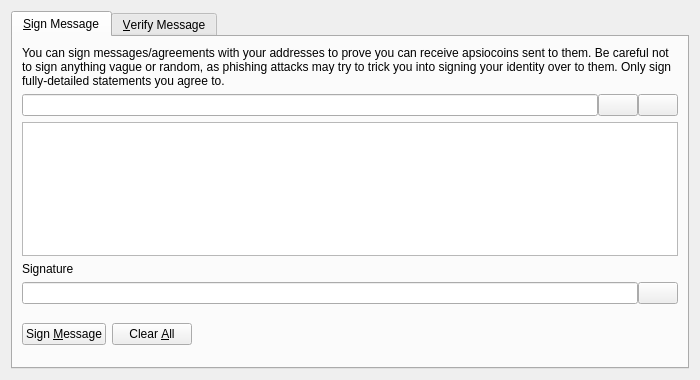
<?xml version="1.0" encoding="UTF-8"?>
<ui version="4.0">
 <class>SignVerifyMessageDialog</class>
 <widget class="QDialog" name="SignVerifyMessageDialog">
  <property name="geometry">
   <rect>
    <x>0</x>
    <y>0</y>
    <width>700</width>
    <height>380</height>
   </rect>
  </property>
  <property name="windowTitle">
   <string>Signatures - Sign / Verify a Message</string>
  </property>
  <property name="modal">
   <bool>true</bool>
  </property>
  <layout class="QVBoxLayout" name="verticalLayout">
   <item>
    <widget class="QTabWidget" name="tabWidget">
     <property name="currentIndex">
      <number>0</number>
     </property>
     <widget class="QWidget" name="tabSignMessage">
      <attribute name="title">
       <string>&amp;Sign Message</string>
      </attribute>
      <layout class="QVBoxLayout" name="verticalLayout_SM">
       <item>
        <widget class="QLabel" name="infoLabel_SM">
         <property name="text">
          <string>You can sign messages/agreements with your addresses to prove you can receive apsiocoins sent to them. Be careful not to sign anything vague or random, as phishing attacks may try to trick you into signing your identity over to them. Only sign fully-detailed statements you agree to.</string>
         </property>
         <property name="textFormat">
          <enum>Qt::PlainText</enum>
         </property>
         <property name="wordWrap">
          <bool>true</bool>
         </property>
        </widget>
       </item>
       <item>
        <layout class="QHBoxLayout" name="horizontalLayout_1_SM">
         <property name="spacing">
          <number>0</number>
         </property>
         <item>
          <widget class="QValidatedLineEdit" name="addressIn_SM">
           <property name="toolTip">
            <string>The Apsiocoin address to sign the message with</string>
           </property>
          </widget>
         </item>
         <item>
          <widget class="QPushButton" name="addressBookButton_SM">
           <property name="toolTip">
            <string>Choose previously used address</string>
           </property>
           <property name="text">
            <string/>
           </property>
           <property name="icon">
            <iconset resource="../bitcoin.qrc">
             <normaloff>:/icons/address-book</normaloff>:/icons/address-book</iconset>
           </property>
           <property name="shortcut">
            <string>Alt+A</string>
           </property>
           <property name="autoDefault">
            <bool>false</bool>
           </property>
          </widget>
         </item>
         <item>
          <widget class="QPushButton" name="pasteButton_SM">
           <property name="toolTip">
            <string>Paste address from clipboard</string>
           </property>
           <property name="text">
            <string/>
           </property>
           <property name="icon">
            <iconset resource="../bitcoin.qrc">
             <normaloff>:/icons/editpaste</normaloff>:/icons/editpaste</iconset>
           </property>
           <property name="shortcut">
            <string>Alt+P</string>
           </property>
           <property name="autoDefault">
            <bool>false</bool>
           </property>
          </widget>
         </item>
        </layout>
       </item>
       <item>
        <widget class="QPlainTextEdit" name="messageIn_SM">
         <property name="toolTip">
          <string>Enter the message you want to sign here</string>
         </property>
        </widget>
       </item>
       <item>
        <widget class="QLabel" name="signatureLabel_SM">
         <property name="text">
          <string>Signature</string>
         </property>
         <property name="textFormat">
          <enum>Qt::PlainText</enum>
         </property>
        </widget>
       </item>
       <item>
        <layout class="QHBoxLayout" name="horizontalLayout_2_SM">
         <property name="spacing">
          <number>0</number>
         </property>
         <item>
          <widget class="QLineEdit" name="signatureOut_SM">
           <property name="font">
            <font>
             <italic>true</italic>
            </font>
           </property>
           <property name="readOnly">
            <bool>true</bool>
           </property>
          </widget>
         </item>
         <item>
          <widget class="QPushButton" name="copySignatureButton_SM">
           <property name="toolTip">
            <string>Copy the current signature to the system clipboard</string>
           </property>
           <property name="text">
            <string/>
           </property>
           <property name="icon">
            <iconset resource="../bitcoin.qrc">
             <normaloff>:/icons/editcopy</normaloff>:/icons/editcopy</iconset>
           </property>
           <property name="autoDefault">
            <bool>false</bool>
           </property>
          </widget>
         </item>
        </layout>
       </item>
       <item>
        <layout class="QHBoxLayout" name="horizontalLayout_3_SM">
         <item>
          <widget class="QPushButton" name="signMessageButton_SM">
           <property name="toolTip">
            <string>Sign the message to prove you own this Apsiocoin address</string>
           </property>
           <property name="text">
            <string>Sign &amp;Message</string>
           </property>
           <property name="icon">
            <iconset resource="../bitcoin.qrc">
             <normaloff>:/icons/edit</normaloff>:/icons/edit</iconset>
           </property>
           <property name="autoDefault">
            <bool>false</bool>
           </property>
          </widget>
         </item>
         <item>
          <widget class="QPushButton" name="clearButton_SM">
           <property name="toolTip">
            <string>Reset all sign message fields</string>
           </property>
           <property name="text">
            <string>Clear &amp;All</string>
           </property>
           <property name="icon">
            <iconset resource="../bitcoin.qrc">
             <normaloff>:/icons/remove</normaloff>:/icons/remove</iconset>
           </property>
           <property name="autoDefault">
            <bool>false</bool>
           </property>
          </widget>
         </item>
         <item>
          <spacer name="horizontalSpacer_1_SM">
           <property name="orientation">
            <enum>Qt::Horizontal</enum>
           </property>
           <property name="sizeHint" stdset="0">
            <size>
             <width>40</width>
             <height>48</height>
            </size>
           </property>
          </spacer>
         </item>
         <item>
          <widget class="QLabel" name="statusLabel_SM">
           <property name="font">
            <font>
             <weight>75</weight>
             <bold>true</bold>
            </font>
           </property>
           <property name="text">
            <string/>
           </property>
           <property name="wordWrap">
            <bool>true</bool>
           </property>
          </widget>
         </item>
         <item>
          <spacer name="horizontalSpacer_2_SM">
           <property name="orientation">
            <enum>Qt::Horizontal</enum>
           </property>
           <property name="sizeHint" stdset="0">
            <size>
             <width>40</width>
             <height>48</height>
            </size>
           </property>
          </spacer>
         </item>
        </layout>
       </item>
      </layout>
     </widget>
     <widget class="QWidget" name="tabVerifyMessage">
      <attribute name="title">
       <string>&amp;Verify Message</string>
      </attribute>
      <layout class="QVBoxLayout" name="verticalLayout_VM">
       <item>
        <widget class="QLabel" name="infoLabel_VM">
         <property name="text">
          <string>Enter the receiver's address, message (ensure you copy line breaks, spaces, tabs, etc. exactly) and signature below to verify the message. Be careful not to read more into the signature than what is in the signed message itself, to avoid being tricked by a man-in-the-middle attack. Note that this only proves the signing party receives with the address, it cannot prove sendership of any transaction!</string>
         </property>
         <property name="textFormat">
          <enum>Qt::PlainText</enum>
         </property>
         <property name="alignment">
          <set>Qt::AlignLeading|Qt::AlignLeft|Qt::AlignTop</set>
         </property>
         <property name="wordWrap">
          <bool>true</bool>
         </property>
        </widget>
       </item>
       <item>
        <layout class="QHBoxLayout" name="horizontalLayout_1_VM">
         <property name="spacing">
          <number>0</number>
         </property>
         <item>
          <widget class="QValidatedLineEdit" name="addressIn_VM">
           <property name="toolTip">
            <string>The Apsiocoin address the message was signed with</string>
           </property>
          </widget>
         </item>
         <item>
          <widget class="QPushButton" name="addressBookButton_VM">
           <property name="toolTip">
            <string>Choose previously used address</string>
           </property>
           <property name="text">
            <string/>
           </property>
           <property name="icon">
            <iconset resource="../bitcoin.qrc">
             <normaloff>:/icons/address-book</normaloff>:/icons/address-book</iconset>
           </property>
           <property name="shortcut">
            <string>Alt+A</string>
           </property>
           <property name="autoDefault">
            <bool>false</bool>
           </property>
          </widget>
         </item>
        </layout>
       </item>
       <item>
        <widget class="QPlainTextEdit" name="messageIn_VM"/>
       </item>
       <item>
        <widget class="QValidatedLineEdit" name="signatureIn_VM"/>
       </item>
       <item>
        <layout class="QHBoxLayout" name="horizontalLayout_2_VM">
         <item>
          <widget class="QPushButton" name="verifyMessageButton_VM">
           <property name="toolTip">
            <string>Verify the message to ensure it was signed with the specified Apsiocoin address</string>
           </property>
           <property name="text">
            <string>Verify &amp;Message</string>
           </property>
           <property name="icon">
            <iconset resource="../bitcoin.qrc">
             <normaloff>:/icons/transaction_0</normaloff>:/icons/transaction_0</iconset>
           </property>
           <property name="autoDefault">
            <bool>false</bool>
           </property>
          </widget>
         </item>
         <item>
          <widget class="QPushButton" name="clearButton_VM">
           <property name="toolTip">
            <string>Reset all verify message fields</string>
           </property>
           <property name="text">
            <string>Clear &amp;All</string>
           </property>
           <property name="icon">
            <iconset resource="../bitcoin.qrc">
             <normaloff>:/icons/remove</normaloff>:/icons/remove</iconset>
           </property>
           <property name="autoDefault">
            <bool>false</bool>
           </property>
          </widget>
         </item>
         <item>
          <spacer name="horizontalSpacer_1_VM">
           <property name="orientation">
            <enum>Qt::Horizontal</enum>
           </property>
           <property name="sizeHint" stdset="0">
            <size>
             <width>40</width>
             <height>48</height>
            </size>
           </property>
          </spacer>
         </item>
         <item>
          <widget class="QLabel" name="statusLabel_VM">
           <property name="font">
            <font>
             <weight>75</weight>
             <bold>true</bold>
            </font>
           </property>
           <property name="text">
            <string/>
           </property>
           <property name="wordWrap">
            <bool>true</bool>
           </property>
          </widget>
         </item>
         <item>
          <spacer name="horizontalSpacer_2_VM">
           <property name="orientation">
            <enum>Qt::Horizontal</enum>
           </property>
           <property name="sizeHint" stdset="0">
            <size>
             <width>40</width>
             <height>48</height>
            </size>
           </property>
          </spacer>
         </item>
        </layout>
       </item>
      </layout>
     </widget>
    </widget>
   </item>
  </layout>
 </widget>
 <customwidgets>
  <customwidget>
   <class>QValidatedLineEdit</class>
   <extends>QLineEdit</extends>
   <header>qt/qvalidatedlineedit.h</header>
  </customwidget>
 </customwidgets>
 <resources>
  <include location="../bitcoin.qrc"/>
 </resources>
 <connections/>
</ui>
